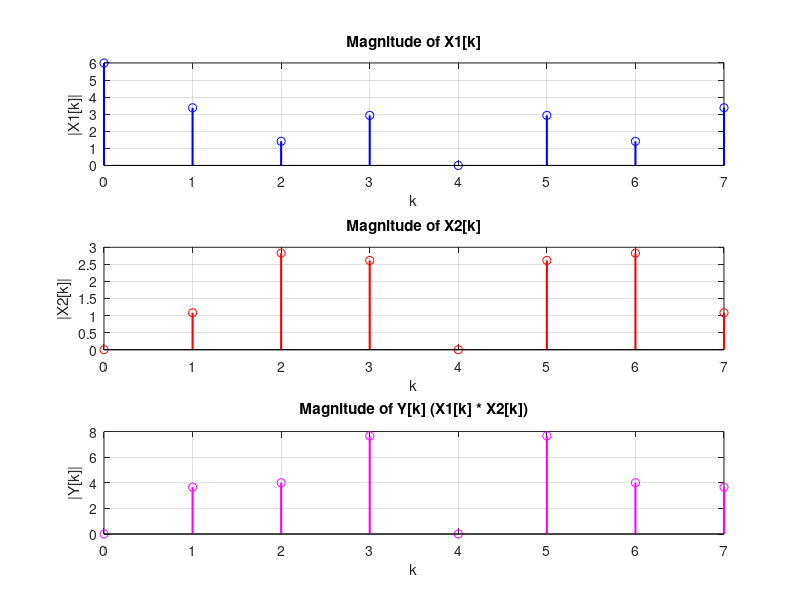
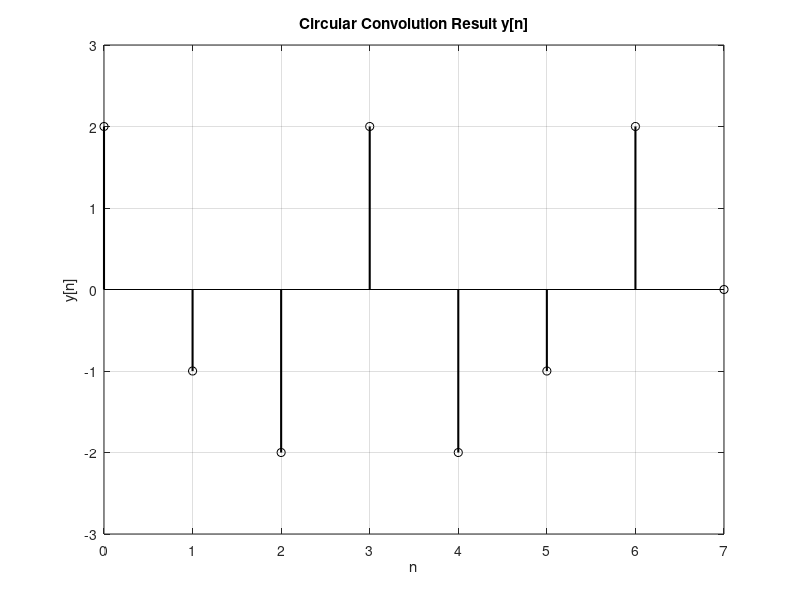

The MATLAB script that drew these images, in order:
% Define the signals
x1 = [2, 1, 1, 2, 0, 0, 0, 0]; % Zero-padded for N=8
x2 = [1, -1, -1, 1, 0, 0, 0, 0]; % Zero-padded for N=8

N = length(x1); % Length of input sequence

% (i) Compute the 8-point DFT of x1[n] and x2[n]
n = 0:N-1; % Time indices
k = 0:N-1; % Frequency indices

% Twiddle factor W_N = exp(-2*pi*i/N)
W = exp(-2*pi*1i/N); % Twiddle factor for N points
W_matrix = W.^(n' * k); % DFT matrix of size N x N

% Display the DFT matrix
disp('DFT Matrix W (N x N):');
disp(W_matrix);

% Compute the DFT using matrix multiplication (X1 = W_matrix * x1')
X1 = W_matrix * x1.'; % N x N * N x 1 => N x 1
X2 = W_matrix * x2.'; % N x N * N x 1 => N x 1

% Display the DFT results
disp('DFT of x1[n]:');
disp(X1);
disp('DFT of x2[n]:');
disp(X2);

% (ii) Multiply X1[k] and X2[k] element-wise
Y = X1 .* X2;

% Display the result of pointwise multiplication
disp('Element-wise multiplication (X1[k] * X2[k]):');
disp(Y);

% (iii) Compute the IDFT of Y[k]
% Inverse DFT is the conjugate transpose of W_matrix, scaled by 1/N
W_inv_matrix = conj(W_matrix) / N; % Conjugate transpose of the DFT matrix (inverse)

% Display the inverse DFT matrix
disp('Inverse DFT Matrix W_inv (N x N):');
disp(W_inv_matrix);

% IDFT of Y (Matrix multiplication: N x N * N x 1 => N x 1)
y = W_inv_matrix * Y; 

% Display the circular convolution result
disp('Circular Convolution Result y[n]:');
disp(y);

% Visualize the process
figure;
subplot(3,1,1);
stem(0:N-1, abs(X1), 'b', 'LineWidth', 1.5); % Magnitude of X1[k]
title('Magnitude of X1[k]');
xlabel('k'); ylabel('|X1[k]|');
grid on;

subplot(3,1,2);
stem(0:N-1, abs(X2), 'r', 'LineWidth', 1.5); % Magnitude of X2[k]
title('Magnitude of X2[k]');
xlabel('k'); ylabel('|X2[k]|');
grid on;

subplot(3,1,3);
stem(0:N-1, abs(Y), 'm', 'LineWidth', 1.5); % Magnitude of Y[k]
title('Magnitude of Y[k] (X1[k] * X2[k])');
xlabel('k'); ylabel('|Y[k]|');
grid on;

% Final result plot
figure;
stem(0:N-1, real(y), 'k', 'LineWidth', 1.5); % Circular Convolution Result
title('Circular Convolution Result y[n]');
xlabel('n'); ylabel('y[n]');
grid on;
